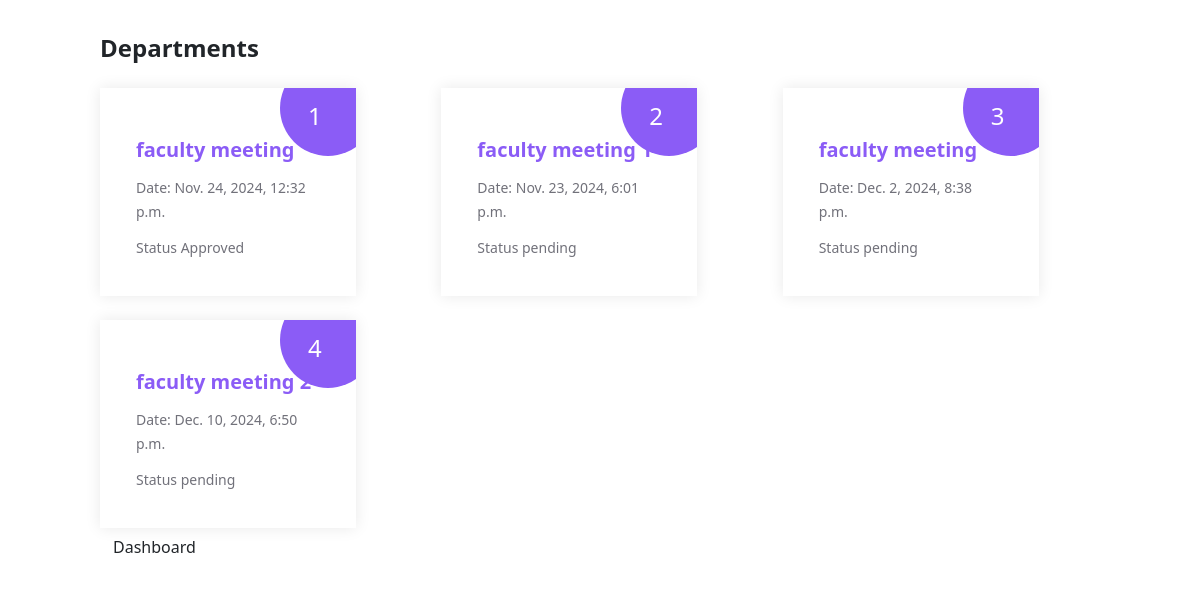
Page /faculty/Faculty_Events/ (signed in) on the committed database.
### Faculty/models.py (models this page shows, shortened)
class Event(models.Model):
    faculty = models.ForeignKey('hods.Faculty', on_delete=models.CASCADE)  # Correct reference
    event_name = models.CharField(max_length=255)
    event_title = models.CharField(max_length=255)
    objective = models.TextField()
    event_date_time = models.DateTimeField()
    venue = models.CharField(max_length=255)
    gps_image = models.ImageField(upload_to='gps_images/', null=True, blank=True)
    normal_image = models.ImageField(upload_to='normal_images/', null=True, blank=True)
    department_name = models.CharField(max_length=255)
    faculty_coordinator_name = models.CharField(max_length=255)
    no_of_students_attended = models.IntegerField()
    classes_attended = models.CharField(max_length=255)
    approval_letter = models.FileField(upload_to='approval_letters/')
    speaker_details = models.TextField()
    status = models.CharField(max_length=20, choices=[('pending', 'Pending'), ('approved', 'Approved'), ('rejected', 'Rejected')], default='pending')
    remarks = models.TextField(blank=True, null=True)

### Faculty/views.py (the view)
# urls.py: path('Faculty_Events/', views.View_all_events, name='view_events'),
def View_all_events(request):
    id = request.session.get('faculty_id')
    events = Event.objects.filter(faculty_id=id)
    return render(request, 'view_all_events.html', {'events': events})

### Faculty/templates/view_all_events.html (shortened to what this page needs)
<!DOCTYPE html>
<html lang="en">
<head>
    <link href="https://cdn.jsdelivr.net/npm/bootstrap@5.3.0-alpha3/dist/css/bootstrap.min.css" rel="stylesheet">
    <script src="https://cdn.tailwindcss.com"></script>
</head>
<body>
    <div class="container mx-auto mt-8">
        <h1 class="text-2xl font-bold mb-4">Departments</h1>
        <div class="grid grid-cols-1 md:grid-cols-2 lg:grid-cols-3 gap-6">
            {% for event in events %}
            <div
              class="w-64 bg-white shadow-[0px_0px_15px_rgba(0,0,0,0.09)] p-9 space-y-3 relative overflow-hidden"
            >
              <div class="w-24 h-24 bg-violet-500 rounded-full absolute -right-5 -top-7">
                <p class="absolute bottom-6 left-7 text-white text-2xl">{{ forloop.counter }}</p>
              </div>
              <h1 class="font-bold text-xl">
                <a href="{% url 'View_Report' event.id %}" class="text-violet-500 hover:underline">
                    {{ event.event_name }}
                </a>
              </h1>
              <p class="text-sm text-zinc-500 leading-6">
                Date: {{ event.event_date_time }}
              </p>
              <p class="text-sm text-zinc-500 leading-6">
                Status {{ event.status }}
              </p>
            </div>
            {% endfor %}
        </div>
        <a href="{% url 'view' %}" class="btn btn-sucess">Dashboard</a>
    </div>
</body>
</html>

### rows in the picture
Event: event_name "faculty meeting", event_date_time "Nov. 24, 2024, 12:32 p.m.", status "Approved"
Event: event_name "faculty meeting 1", event_date_time "Nov. 23, 2024, 6:01 p.m.", status "pending"
Event: event_name "faculty meeting", event_date_time "Dec. 2, 2024, 8:38 p.m.", status "pending"
Event: event_name "faculty meeting 2", event_date_time "Dec. 10, 2024, 6:50 p.m.", status "pending"
